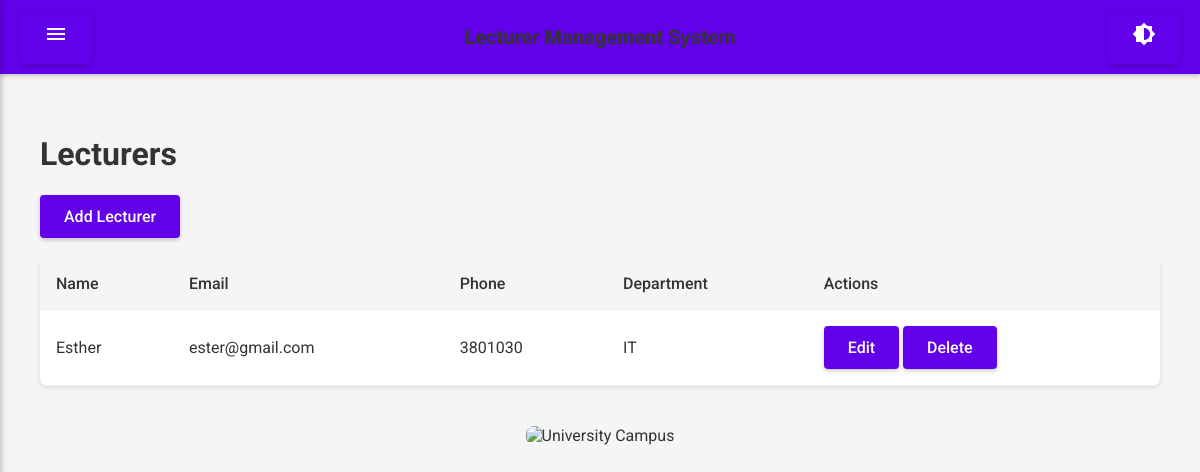
The app's page /lecturers (signed in), older data.
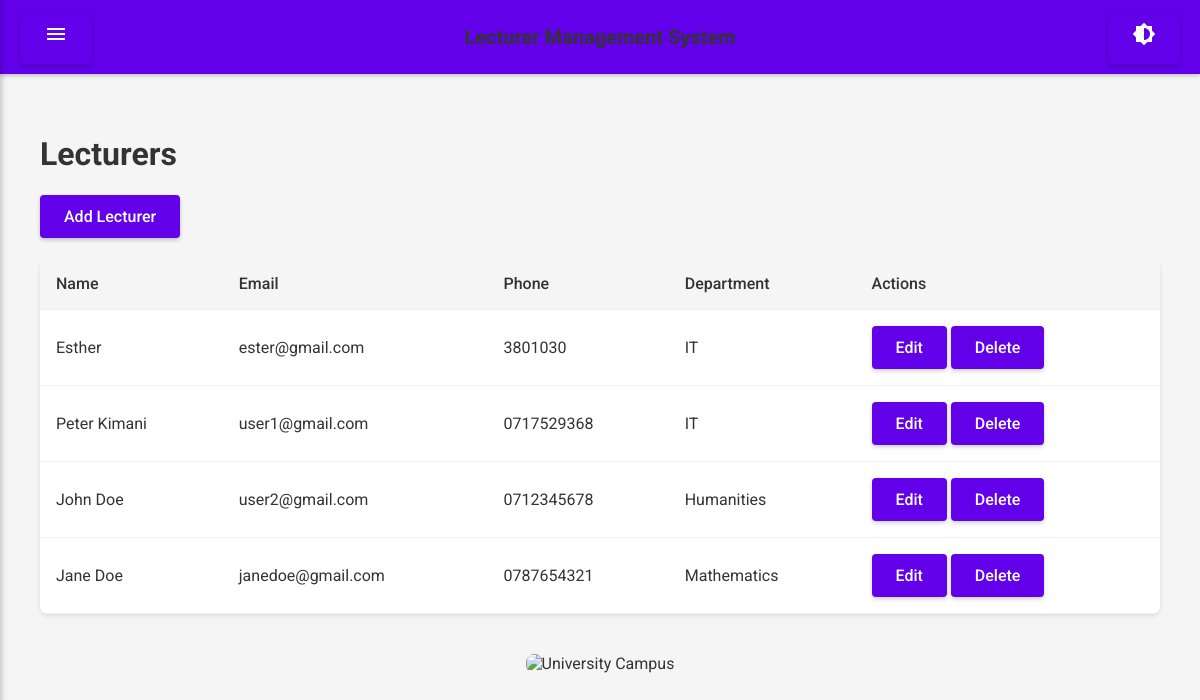
The same page, newer data.
### app.py (models this page shows)
class Lecturer(db.Model):
    id = db.Column(db.Integer, primary_key=True)
    user_id = db.Column(db.Integer, db.ForeignKey('user.id'), nullable=False)
    department_id = db.Column(db.Integer, db.ForeignKey('department.id'), nullable=False)
    name = db.Column(db.String(150), nullable=False)
    email = db.Column(db.String(150), unique=True, nullable=False)
    phone = db.Column(db.String(20))
    courses = db.relationship('Course', backref='lecturer', lazy=True)
    leaves = db.relationship('Leave', backref='lecturer', lazy=True)

class Department(db.Model):
    id = db.Column(db.Integer, primary_key=True)
    name = db.Column(db.String(150), unique=True, nullable=False)
    description = db.Column(db.Text)
    lecturers = db.relationship('Lecturer', backref='department', lazy=True)
    students = db.relationship('Student', backref='department', lazy=True)
    courses = db.relationship('Course', backref='department', lazy=True)

### app.py (the view)
@app.route('/lecturers')
@login_required
def lecturers():
    lecturers = Lecturer.query.all()
    return render_template('lecturers.html', lecturers=lecturers)

### app.py (called while the page is built)
@login_manager.user_loader
def load_user(user_id):
    return User.query.get(int(user_id))

### templates/lecturers.html (shortened to what this page needs)
{% extends "base.html" %}
{% block content %}
<h1>Lecturers</h1>
<a href="{{ url_for('add_lecturer') }}" class="btn">Add Lecturer</a>
<table>
    <thead>
        <tr>
            <th>Name</th>
            <th>Email</th>
            <th>Phone</th>
            <th>Department</th>
            <th>Actions</th>
        </tr>
    </thead>
    <tbody>
        {% for lecturer in lecturers %}
            <tr>
                <td>{{ lecturer.name }}</td>
                <td>{{ lecturer.email }}</td>
                <td>{{ lecturer.phone }}</td>
                <td>{{ lecturer.department.name }}</td>
                <td>
                    <a href="#" class="btn">Edit</a>
                    <a href="#" class="btn">Delete</a>
                </td>
            </tr>
        {% endfor %}
    </tbody>
</table>
{% endblock %}

### templates/base.html (shortened to what this page needs)
<!DOCTYPE html>
<html lang="en">
<head>
    <link rel="stylesheet" href="{{ url_for('static', filename='css/style.css') }}">
</head>
<body>
    <div class="app-content">
        <header>
            <button id="menu-button"><i class="material-icons">menu</i></button>
            <h1>Lecturer Management System</h1>
            <button id="dark-mode-toggle"><i class="material-icons">brightness_6</i></button>
        </header>
        <main>
            <div class="container">
                {% block content %}{% endblock %}
            </div>
        </main>
    </div>
    <div class="banner">
        <img src="https://images.unsplash.com/photo-1565688534245-05d6b5be184a?ixlib=rb-4.0.3&auto=format&fit=crop&w=1000&q=80" alt="University Campus">
    </div>
</body>
</html>

### static/css/style.css (style rules this page uses)
body { font-family: 'Roboto', sans-serif; margin: 0; padding: 0; background-color: #f5f5f5; color: #333; transition: background-color 0.3s, color 0.3s; }
.app-content { margin-left: 0; transition: margin-left 0.3s; }
header { display: flex; justify-content: space-between; align-items: center; padding: 10px 20px; background-color: #6200ea; color: white; box-shadow: 0 2px 4px rgba(0,0,0,0.2); }
header button { background: none; border: none; color: white; font-size: 24px; cursor: pointer; }
header h1 { margin: 0; font-size: 20px; }
main { padding: 20px; }
.banner { text-align: center; margin-bottom: 20px; }
.banner img { width: 100%; max-height: 300px; object-fit: cover; border-radius: 8px; }
.container { max-width: 1200px; margin: 0 auto; padding: 20px; }
h1, h2 { color: #333; }
button, .btn { background-color: #6200ea; color: white; padding: 12px 24px; border: none; border-radius: 4px; cursor: pointer; text-decoration: none; display: inline-block; font-weight: 500; elevation: 2px; box-shadow: 0 2px 4px rgba(0,0,0,0.2); transition: box-shadow 0.3s; }
table { width: 100%; border-collapse: collapse; margin-top: 20px; background-color: white; border-radius: 8px; overflow: hidden; box-shadow: 0 2px 4px rgba(0,0,0,0.1); }
th, td { padding: 16px; text-align: left; border-bottom: 1px solid #eee; }
th { background-color: #f5f5f5; font-weight: 500; }

Row changes from the older to the newer data that the page shows:
added Lecturer: name "Peter Kimani", email "user1@gmail.com", phone "0717529368", department.name "IT"
added Lecturer: name "John Doe", email "user2@gmail.com", phone "0712345678", department.name "Humanities"
added Lecturer: name "Jane Doe", email "janedoe@gmail.com", phone "0787654321", department.name "Mathematics"
